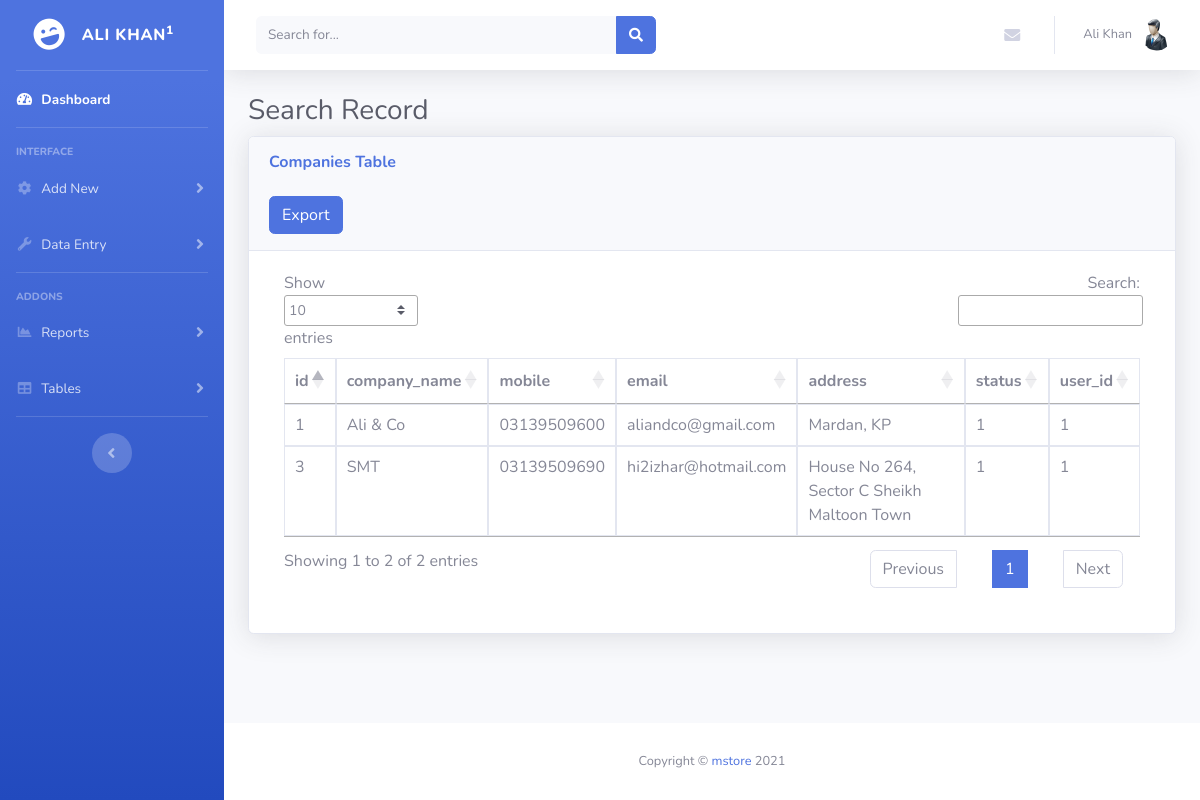
The app's page /companiestable.php (signed in) with its own data.
### tables this page shows
CREATE TABLE `users` (
  `id` int(11) NOT NULL,
  `username` varchar(255) NOT NULL,
  `password` varchar(255) NOT NULL,
  `firstname` varchar(25) NOT NULL,
  `lastname` varchar(25) NOT NULL,
  `ucompany` varchar(50) NOT NULL,
  `role` varchar(10) NOT NULL,
  `status` int(11) NOT NULL DEFAULT '1'
);

CREATE TABLE `companies` (
  `id` int(11) NOT NULL,
  `company_name` varchar(255) NOT NULL,
  `mobile` varchar(20) NOT NULL,
  `email` varchar(50) NOT NULL,
  `address` varchar(255) NOT NULL,
  `status` int(11) NOT NULL DEFAULT '1',
  `user_id` int(11) NOT NULL
);

### companiestable.php (the view, shortened to what this page needs)
<?php include('header.php'); ?>
        <div class="container-fluid">
          <h1 class="h3 mb-2 text-gray-800">Search Record</h1>
          <div class="card shadow mb-4">
            <div class="card-header py-3">
              <h6 class="m-0 font-weight-bold text-primary">Companies Table</h6><br>
                    <form action="export.php" method="POST">
                      <button type="submit" name="exportcompanies" class="btn btn-primary">Export</button>
                    </form>
            </div>
            <div class="card-body">
              <div class="table-responsive" style="padding-right: 15px; padding-left: 15px;">
                <table class="table table-bordered" id="dataTable" width="100%" cellspacing="0">
                  <thead>
                    <tr>
                      <th>id</th>
                      <th>company_name</th>
                      <th>mobile</th>
                      <th>email</th>
                      <th>address</th>
                      <th>status</th>
                      <th>user_id</th>
                    </tr>
                  </thead>
                  <tbody>
                     <?php
                                    $query = "SELECT * from companies WHERE user_id=$user_id ORDER BY id DESC";
                    $result = mysqli_query($conn,$query) or die( mysqli_error($conn));;
                                    while($row=mysqli_fetch_assoc($result))
                                    {
                                        $company_name = $row['company_name'];
                                        $mobile = $row['mobile'];
                                        $email = $row['email'];
                                        $address = $row['address'];
                                        $status = $row['status'];
                                        $user_id = $row['user_id'];
                                        $id = $row['id'];
                                ?>
                                    <tr>
                                        <td><?php echo $id ?></td>
                                        <td><?php echo $company_name ?></td>
                                        <td><?php echo $mobile ?></td>
                                        <td><?php echo $email ?></td>
                                        <td><?php echo $address ?></td>
                                        <td><?php echo $status ?></td>
                                        <td><?php echo $user_id ?></td>
                                    </tr>
                            <?php
                                    }
                            ?>
                  </tbody>
                </table>
              </div>
            </div>
          </div>
        </div>
      </div>
      <?php include('footer.php'); ?>

### header.php (shortened to what this page needs)
<?php include ('db.php');
$user_id=$_SESSION['id'];
?>
<?php
      $sql = "SELECT * FROM users WHERE id=$user_id";
             if ($result = mysqli_query($conn,$sql)){
                  $row = mysqli_fetch_array($result);
                  $id=$row['id'];
                  $firstname=$row['firstname'];
                  $lastname=$row['lastname'];
                  $ucompany=$row['ucompany'];
            }?>
<!DOCTYPE html>
<html lang="en">
<head>
  <link href="vendor/fontawesome-free/css/all.min.css" rel="stylesheet" type="text/css">
  <link href="css/sb-admin-2.min.css" rel="stylesheet">
  <link href="style.css" rel="stylesheet">
  <link rel="stylesheet" href="https://cdn.datatables.net/1.10.21/css/jquery.dataTables.min.css" />
</head>
<body id="page-top">
  <div id="wrapper">
    <ul class="navbar-nav bg-gradient-primary sidebar sidebar-dark accordion" id="accordionSidebar">
      <a class="sidebar-brand d-flex align-items-center justify-content-center" href="home.php">
        <div class="sidebar-brand-icon rotate-n-15">
          <i class="fas fa-laugh-wink"></i>
        </div>
        <div class="sidebar-brand-text mx-3"><?php echo $ucompany; ?><sup><?php echo $id; ?></sup></div>
      </a>
      <hr class="sidebar-divider my-0">
      <li class="nav-item active">
        <a class="nav-link" href="home.php">
          <i class="fas fa-fw fa-tachometer-alt"></i>
          <span>Dashboard</span></a>
      </li>
      <hr class="sidebar-divider">
      <div class="sidebar-heading">
        Interface
      </div>
      <li class="nav-item">
        <a class="nav-link collapsed" href="#" data-toggle="collapse" data-target="#collapseTwo" aria-expanded="true" aria-controls="collapseTwo">
          <i class="fas fa-fw fa-cog"></i>
          <span>Add New</span>
        </a>
      </li>
      <li class="nav-item">
        <a class="nav-link collapsed" href="#" data-toggle="collapse" data-target="#collapseUtilities" aria-expanded="true" aria-controls="collapseUtilities">
          <i class="fas fa-fw fa-wrench"></i>
          <span>Data Entry</span>
        </a>
      </li>
      <hr class="sidebar-divider">
      <div class="sidebar-heading">
        Addons
      </div>
      <li class="nav-item">
        <a class="nav-link collapsed" href="#" data-toggle="collapse" data-target="#collapsePages" aria-expanded="true" aria-controls="collapsePages">
          <i class="fas fa-fw fa-chart-area"></i>
          <span>Reports</span>
        </a>
      </li>
      <li class="nav-item">
        <a class="nav-link collapsed" href="#" data-toggle="collapse" data-target="#collapseTables" aria-expanded="true" aria-controls="collapseTables">
          <i class="fas fa-fw fa-table"></i>
          <span>Tables</span>
        </a>
      </li>
      <hr class="sidebar-divider d-none d-md-block">
      <div class="text-center d-none d-md-inline">
        <button class="rounded-circle border-0" id="sidebarToggle"></button>
      </div>
    </ul>
    <div id="content-wrapper" class="d-flex flex-column">
      <div id="content">
        <nav class="navbar navbar-expand navbar-light bg-white topbar mb-4 static-top shadow">
          <form class="d-none d-sm-inline-block form-inline mr-auto ml-md-3 my-2 my-md-0 mw-100 navbar-search">
            <div class="input-group">
              <input type="text" class="form-control bg-light border-0 small" placeholder="Search for..." aria-label="Search" aria-describedby="basic-addon2">
              <div class="input-group-append">
                <button class="btn btn-primary" type="button">
                  <i class="fas fa-search fa-sm"></i>
                </button>
              </div>
            </div>
          </form>
          <ul class="navbar-nav ml-auto">
            <li class="nav-item dropdown no-arrow mx-1">
              <a class="nav-link dropdown-toggle" href="#" id="messagesDropdown" role="button" data-toggle="dropdown" aria-haspopup="true" aria-expanded="false">
                <i class="fas fa-envelope fa-fw"></i>
              </a>
            </li>
            <li class="nav-item dropdown no-arrow">
              <a class="nav-link dropdown-toggle" href="#" id="userDropdown" role="button" data-toggle="dropdown" aria-haspopup="true" aria-expanded="false">
                <span class="mr-2 d-none d-lg-inline text-gray-600 small"><?php echo $firstname.' '.$lastname ?></span>
                <img class="img-profile rounded-circle" src="img/user.png">
              </a>
            </li>
          </ul>
        </nav>

### style.css (style rules this page uses)
table { border-spacing: 0; }
table { border-collapse: separate; }
td { padding: 0px; }
table.dataTable { border: none; }

### records on screen
users: ucompany "ALI KHAN", id "1", firstname "Ali", lastname "Khan"
companies: id "3", company_name "SMT", mobile "03139509690", email "hi2izhar@hotmail.com", address "House No 264, Sector C Sheikh Maltoon Town", status "1", user "1"
companies: id "1", company_name "Ali & Co", mobile "03139509600", email "aliandco@gmail.com", address "Mardan, KP", status "1", user "1"
